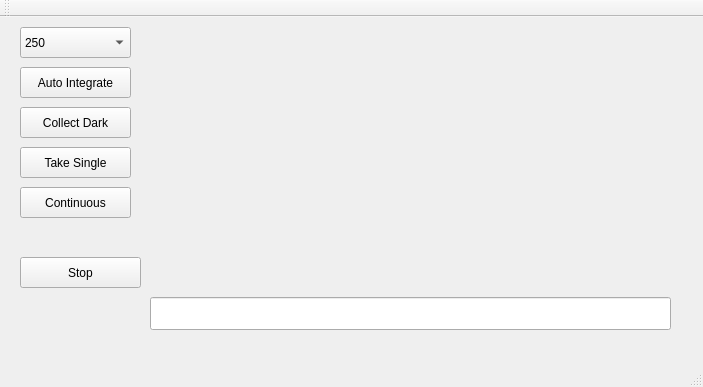
<?xml version="1.0" encoding="UTF-8"?>
<ui version="4.0">
 <class>MainWindow</class>
 <widget class="QMainWindow" name="MainWindow">
  <property name="geometry">
   <rect>
    <x>0</x>
    <y>0</y>
    <width>703</width>
    <height>387</height>
   </rect>
  </property>
  <property name="windowTitle">
   <string>MainWindow</string>
  </property>
  <widget class="QWidget" name="centralWidget">
   <widget class="MyPlot" name="specPlot" native="true">
    <property name="geometry">
     <rect>
      <x>150</x>
      <y>0</y>
      <width>521</width>
      <height>271</height>
     </rect>
    </property>
   </widget>
   <widget class="QPushButton" name="singleScanButton">
    <property name="geometry">
     <rect>
      <x>20</x>
      <y>130</y>
      <width>111</width>
      <height>31</height>
     </rect>
    </property>
    <property name="text">
     <string>Take Single</string>
    </property>
   </widget>
   <widget class="QPushButton" name="stopCollectButton">
    <property name="geometry">
     <rect>
      <x>20</x>
      <y>240</y>
      <width>121</width>
      <height>31</height>
     </rect>
    </property>
    <property name="text">
     <string>Stop</string>
    </property>
   </widget>
   <widget class="QPushButton" name="darkButton">
    <property name="geometry">
     <rect>
      <x>20</x>
      <y>90</y>
      <width>111</width>
      <height>31</height>
     </rect>
    </property>
    <property name="text">
     <string>Collect Dark</string>
    </property>
   </widget>
   <widget class="QPushButton" name="autoIntButton">
    <property name="geometry">
     <rect>
      <x>20</x>
      <y>50</y>
      <width>111</width>
      <height>31</height>
     </rect>
    </property>
    <property name="text">
     <string>Auto Integrate</string>
    </property>
   </widget>
   <widget class="QComboBox" name="integCB">
    <property name="geometry">
     <rect>
      <x>20</x>
      <y>10</y>
      <width>111</width>
      <height>31</height>
     </rect>
    </property>
    <property name="currentIndex">
     <number>2</number>
    </property>
    <item>
     <property name="text">
      <string>50</string>
     </property>
    </item>
    <item>
     <property name="text">
      <string>100</string>
     </property>
    </item>
    <item>
     <property name="text">
      <string>250</string>
     </property>
    </item>
    <item>
     <property name="text">
      <string>500</string>
     </property>
    </item>
    <item>
     <property name="text">
      <string>750</string>
     </property>
    </item>
    <item>
     <property name="text">
      <string>1000</string>
     </property>
    </item>
    <item>
     <property name="text">
      <string>1500</string>
     </property>
    </item>
   </widget>
   <widget class="QPushButton" name="contButton">
    <property name="geometry">
     <rect>
      <x>20</x>
      <y>170</y>
      <width>111</width>
      <height>31</height>
     </rect>
    </property>
    <property name="text">
     <string>Continuous</string>
    </property>
   </widget>
   <widget class="QLineEdit" name="gpsOutLE">
    <property name="geometry">
     <rect>
      <x>150</x>
      <y>280</y>
      <width>521</width>
      <height>33</height>
     </rect>
    </property>
   </widget>
  </widget>
  <widget class="QMenuBar" name="menuBar">
   <property name="geometry">
    <rect>
     <x>0</x>
     <y>0</y>
     <width>703</width>
     <height>27</height>
    </rect>
   </property>
  </widget>
  <widget class="QToolBar" name="mainToolBar">
   <attribute name="toolBarArea">
    <enum>TopToolBarArea</enum>
   </attribute>
   <attribute name="toolBarBreak">
    <bool>false</bool>
   </attribute>
  </widget>
  <widget class="QStatusBar" name="statusBar"/>
 </widget>
 <layoutdefault spacing="6" margin="11"/>
 <customwidgets>
  <customwidget>
   <class>MyPlot</class>
   <extends>QWidget</extends>
   <header>myplot.h</header>
   <container>1</container>
  </customwidget>
 </customwidgets>
 <resources/>
 <connections/>
</ui>
